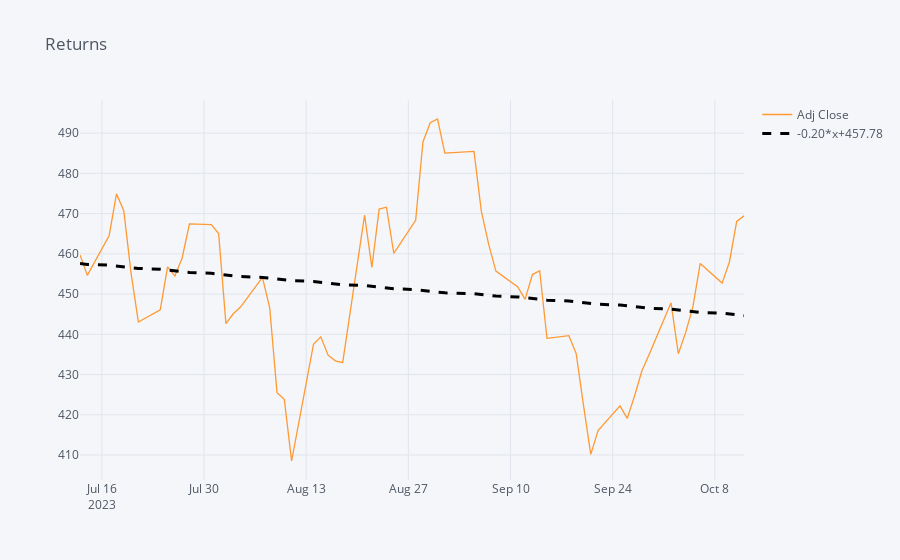

Source (notebook cell):
### Code cell
# Create and display an interactive line plot of NVDA's Returns with a best-fit line
stock_data['Adj Close'].iplot(title='Returns', bestfit=True, bestfit_colors=['black'])
